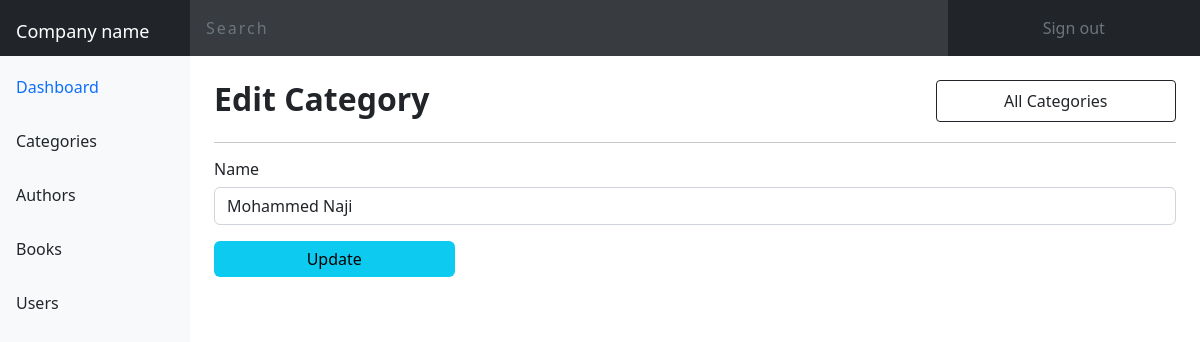
/admin/editcategory.php?edit=1 (signed in), run on an earlier commit of the app's database.
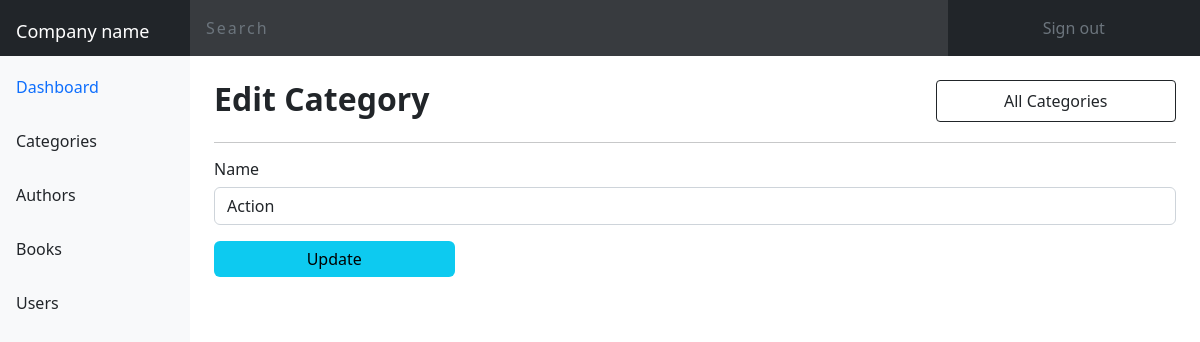
And on a later commit of the database.
### tables this page shows
CREATE TABLE `categories` (
  `id` int(11) NOT NULL,
  `name` varchar(200) NOT NULL
);

### admin/editcategory.php (the view, shortened to what this page needs)
<?php
include "header.php";
if (isset($_GET['edit'])) {
  $id = $_GET['edit'];
  $sql = "SELECT * FROM categories WHERE id = '$id'";
  $result = mysqli_query($conn, $sql);
  $category = mysqli_fetch_assoc($result);
}
?>
<div class="tab-2 p-4">
  <div id="third" class="box d-flex flex-column justify-content-between position-relative">
    <h2 class="fw-600">Edit Category</h2>
    <a class="btn3 btn bg-transparent w-25 rounded-1 border position-absolute end-0 py-2 px-5" href="categories.php">All
      Categories</a>
    <hr />
    <form class="form" action="" method="post">
      <label for="Name" class="form-label">Name</label>
      <input type="text" class="form-control" id="Name" name="name" value="<?php echo $category['name'] ?>" placeholder="Name" required />
      <button class="add3 btn btn-info mt-3 border-0 w-25" name="update">
        Update
      </button>
    </form>
  </div>
</div>
</div>
</div>
<?php include "footer.php" ?>

What changed in the data, as far as the page shows it:
changed categories: name "Mohammed Naji" → "Action"
